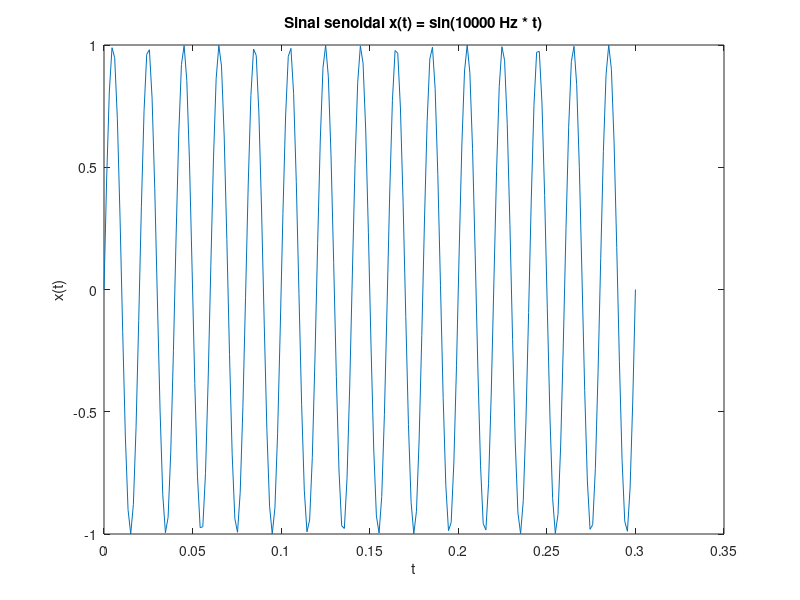
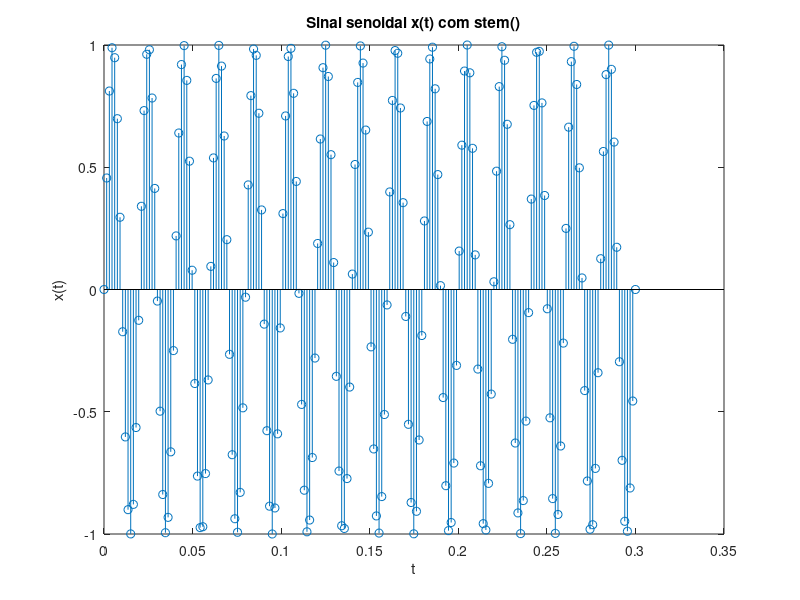

The MATLAB source for these figures, in order:
clear all;
close all;
clc;

t = linspace(0, 0.3, 200);

freq = 10000;
xt = sin(2*pi*freq*t);

figure;
plot(t, xt);
title("Sinal senoidal x(t) = sin(10000 Hz * t)");
xlabel("t");
ylabel("x(t)");


figure;
stem(t, xt);
title("Sinal senoidal x(t) com stem()");
xlabel("t");
ylabel("x(t)");


